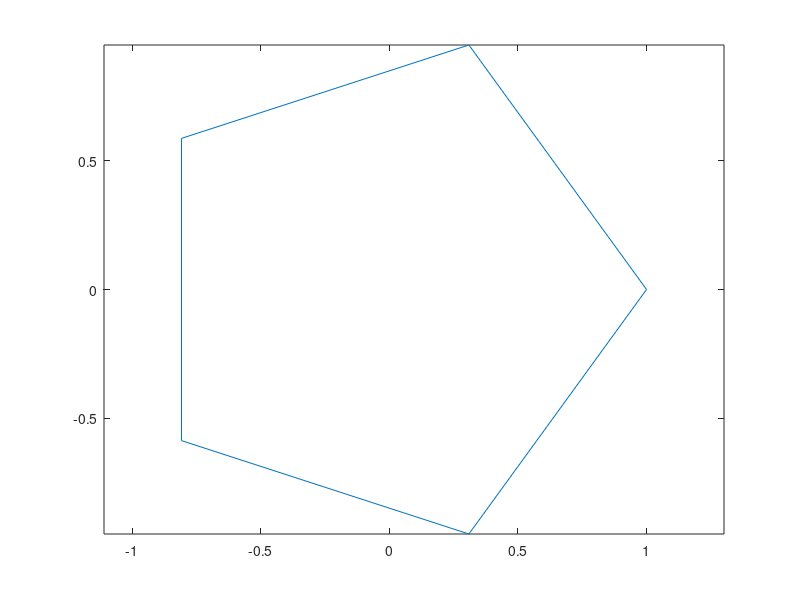

Here is the MATLAB script that generated this plot:

clc
clear
% create array containing 361 equally spaced points btw 0 and 2*pi 
degrees = linspace(0 ,2*pi ,361);
% store in the array 'c' cosine of all the values in the array 'degrees' 
c = cos(degrees); 
% store in the array 's' sine of all the values in the array 'degrees' 
s = sin(degrees); 
% calculate appropriate step size for plotting a hexagon 
side=input('Enter No of Sides of Polygon :');
step = 360/side; 
%plot the polygon 
plot(c(1:step:361), s(1:step:361)) 
%set equal aspect ratio for all the axis 
axis equal
